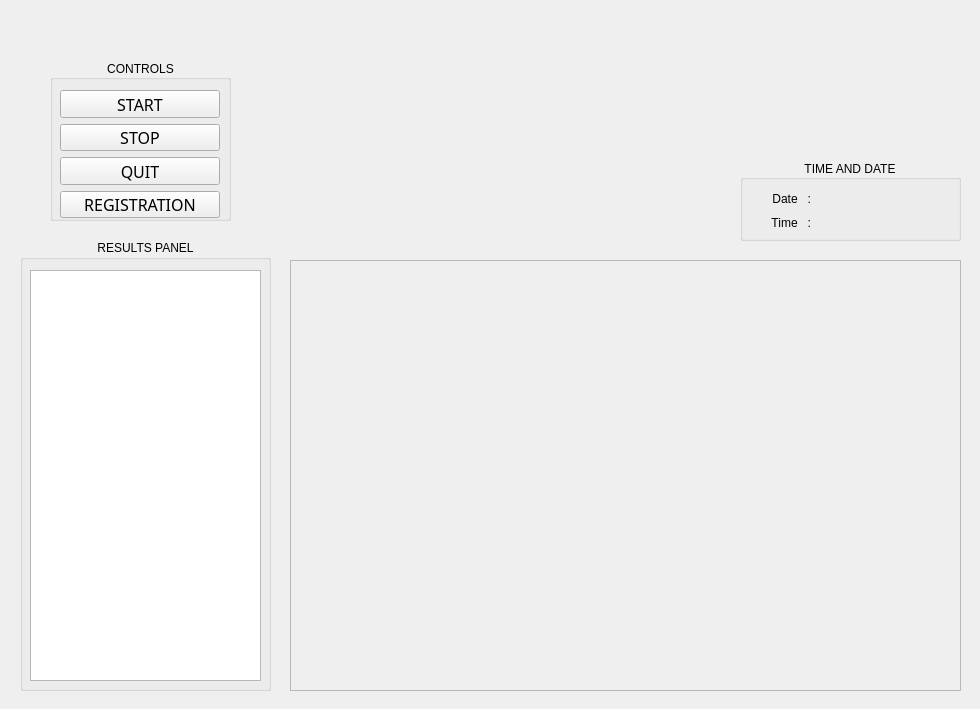
<?xml version="1.0" encoding="UTF-8"?>
<ui version="4.0">
 <class>MainWindow</class>
 <widget class="QMainWindow" name="MainWindow">
  <property name="geometry">
   <rect>
    <x>0</x>
    <y>0</y>
    <width>980</width>
    <height>709</height>
   </rect>
  </property>
  <property name="windowTitle">
   <string>MainWindow</string>
  </property>
  <widget class="QWidget" name="centralWidget">
   <widget class="QFrame" name="display_video_frame">
    <property name="geometry">
     <rect>
      <x>290</x>
      <y>260</y>
      <width>671</width>
      <height>431</height>
     </rect>
    </property>
    <property name="frameShape">
     <enum>QFrame::StyledPanel</enum>
    </property>
    <property name="frameShadow">
     <enum>QFrame::Raised</enum>
    </property>
    <widget class="QLabel" name="display_video_label">
     <property name="geometry">
      <rect>
       <x>10</x>
       <y>10</y>
       <width>651</width>
       <height>411</height>
      </rect>
     </property>
     <property name="text">
      <string/>
     </property>
    </widget>
   </widget>
   <widget class="QGroupBox" name="grou_box_controls">
    <property name="geometry">
     <rect>
      <x>50</x>
      <y>60</y>
      <width>181</width>
      <height>161</height>
     </rect>
    </property>
    <property name="layoutDirection">
     <enum>Qt::LeftToRight</enum>
    </property>
    <property name="title">
     <string>CONTROLS</string>
    </property>
    <property name="alignment">
     <set>Qt::AlignCenter</set>
    </property>
    <widget class="QWidget" name="verticalLayoutWidget_2">
     <property name="geometry">
      <rect>
       <x>10</x>
       <y>30</y>
       <width>160</width>
       <height>128</height>
      </rect>
     </property>
     <layout class="QVBoxLayout" name="verticalLayout_2">
      <item>
       <widget class="QPushButton" name="start_pushbutton">
        <property name="font">
         <font>
          <family>Adobe Jenson Pro Lt Disp</family>
          <pointsize>12</pointsize>
         </font>
        </property>
        <property name="text">
         <string>START</string>
        </property>
       </widget>
      </item>
      <item>
       <widget class="QPushButton" name="stop_pushbutton">
        <property name="font">
         <font>
          <family>Adobe Jenson Pro Lt Disp</family>
          <pointsize>12</pointsize>
         </font>
        </property>
        <property name="text">
         <string>STOP</string>
        </property>
       </widget>
      </item>
      <item>
       <widget class="QPushButton" name="quit_pushbutton">
        <property name="font">
         <font>
          <family>Adobe Jenson Pro Lt Disp</family>
          <pointsize>12</pointsize>
         </font>
        </property>
        <property name="text">
         <string>QUIT</string>
        </property>
       </widget>
      </item>
      <item>
       <widget class="QPushButton" name="registration_pushbutton">
        <property name="font">
         <font>
          <family>Adobe Jenson Pro Lt Disp</family>
          <pointsize>12</pointsize>
         </font>
        </property>
        <property name="text">
         <string>REGISTRATION</string>
        </property>
       </widget>
      </item>
     </layout>
    </widget>
   </widget>
   <widget class="QGroupBox" name="group_box_results_panel">
    <property name="geometry">
     <rect>
      <x>20</x>
      <y>240</y>
      <width>251</width>
      <height>451</height>
     </rect>
    </property>
    <property name="title">
     <string>RESULTS PANEL</string>
    </property>
    <property name="alignment">
     <set>Qt::AlignHCenter|Qt::AlignTop</set>
    </property>
    <widget class="QTableWidget" name="table_widget">
     <property name="geometry">
      <rect>
       <x>10</x>
       <y>30</y>
       <width>231</width>
       <height>411</height>
      </rect>
     </property>
    </widget>
   </widget>
   <widget class="QGroupBox" name="groupBox">
    <property name="geometry">
     <rect>
      <x>740</x>
      <y>160</y>
      <width>221</width>
      <height>81</height>
     </rect>
    </property>
    <property name="title">
     <string>TIME AND DATE</string>
    </property>
    <property name="alignment">
     <set>Qt::AlignCenter</set>
    </property>
    <widget class="QWidget" name="gridLayoutWidget">
     <property name="geometry">
      <rect>
       <x>80</x>
       <y>30</y>
       <width>131</width>
       <height>42</height>
      </rect>
     </property>
     <layout class="QGridLayout" name="gridLayout">
      <item row="3" column="0">
       <widget class="QLabel" name="date_label">
        <property name="layoutDirection">
         <enum>Qt::LeftToRight</enum>
        </property>
        <property name="text">
         <string/>
        </property>
        <property name="alignment">
         <set>Qt::AlignLeading|Qt::AlignLeft|Qt::AlignVCenter</set>
        </property>
       </widget>
      </item>
      <item row="4" column="0">
       <widget class="QLabel" name="time_label">
        <property name="layoutDirection">
         <enum>Qt::LeftToRight</enum>
        </property>
        <property name="text">
         <string/>
        </property>
       </widget>
      </item>
     </layout>
    </widget>
    <widget class="QWidget" name="verticalLayoutWidget">
     <property name="geometry">
      <rect>
       <x>10</x>
       <y>30</y>
       <width>61</width>
       <height>42</height>
      </rect>
     </property>
     <layout class="QVBoxLayout" name="verticalLayout">
      <item>
       <widget class="QLabel" name="description_text_time">
        <property name="text">
         <string>Date   :</string>
        </property>
        <property name="alignment">
         <set>Qt::AlignRight|Qt::AlignTrailing|Qt::AlignVCenter</set>
        </property>
       </widget>
      </item>
      <item>
       <widget class="QLabel" name="description_text_date">
        <property name="text">
         <string>Time   :</string>
        </property>
        <property name="alignment">
         <set>Qt::AlignRight|Qt::AlignTrailing|Qt::AlignVCenter</set>
        </property>
       </widget>
      </item>
     </layout>
    </widget>
   </widget>
   <widget class="QLabel" name="logo_label">
    <property name="geometry">
     <rect>
      <x>710</x>
      <y>20</y>
      <width>241</width>
      <height>101</height>
     </rect>
    </property>
    <property name="frameShadow">
     <enum>QFrame::Plain</enum>
    </property>
    <property name="text">
     <string/>
    </property>
    <property name="pixmap">
     <pixmap>images/logo.png</pixmap>
    </property>
    <property name="scaledContents">
     <bool>true</bool>
    </property>
   </widget>
  </widget>
 </widget>
 <resources/>
 <connections/>
</ui>
